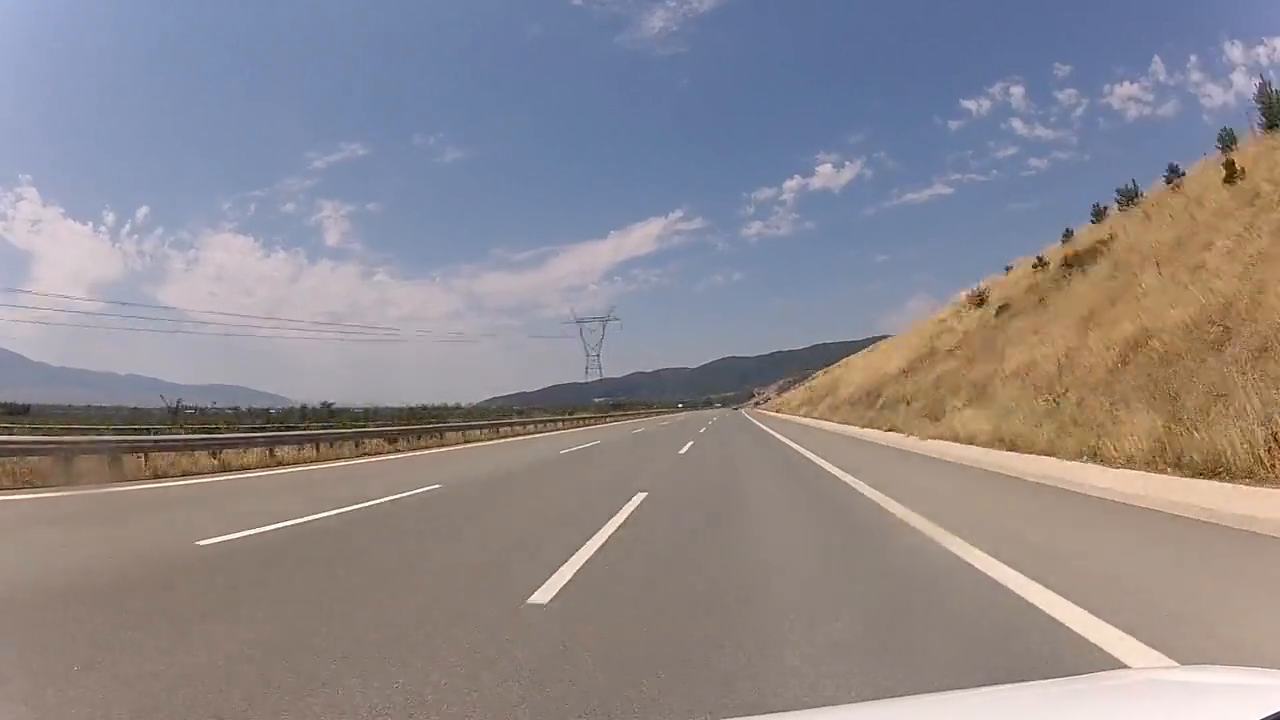
#> input picture frame 24 of DVA472/Video_2.mp4, 1280 x 720 px, given in place of Video_1.mp4, which was not available
$ python Lane_trans.py
#> lines starting #> are read from the running program, lines starting #| are printed output that depends on the picture
import numpy as np
import argparse
import cv2
import argparse

ap = argparse.ArgumentParser() # Create argument parser
ap.add_argument('-tl',type= float) # User input lower threshold
ap.add_argument('-th',type= float) # User input higher threshold
args = vars(ap.parse_args())
TL = args['tl'] # Save argument as variable
TH = args['th'] # Save argument as variable
cap = cv2.VideoCapture('/home/odroid/Desktop/Canny/Video_1.mp4') # Input video

while(1): # Loop
    ret, frame = cap.read() # Read frames
#> frame is the input picture: shape (720, 1280, 3); mean B, G, R 141.9, 137.3, 142.7
    gray_vid = cv2.cvtColor(frame, cv2.IMREAD_GRAYSCALE) # Change from colour to grayscale

    cv2.imshow('Original',frame) # Show the original frame input
    edged_frame = cv2.Canny(frame,TL,TH) # Apply canny filter
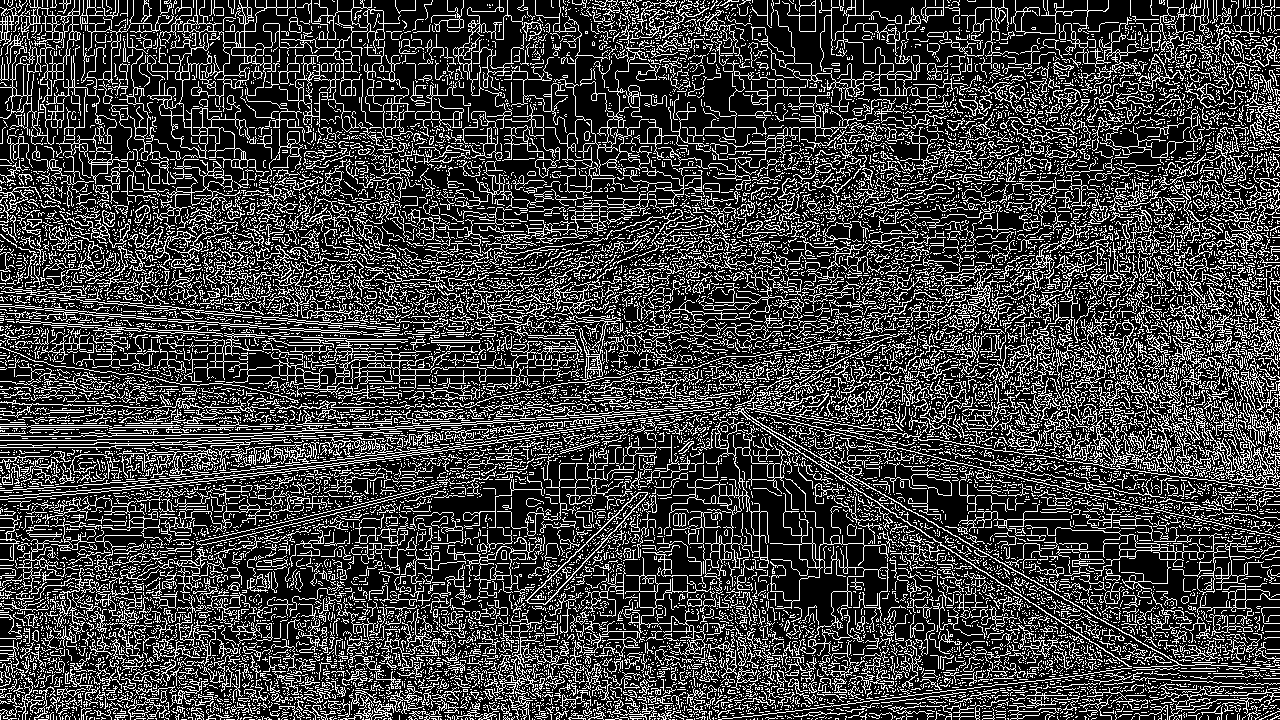
#> edged_frame: shape (720, 1280); 24.7% white in thin lines or dots
    cv2.imshow('Edges',edged_frame) # Show Canny image

    #region_of_i = [(0,hight), (width / 2, hight / 2), (width,hight),]

    if cv2.waitKey(1) & 0xFF == ord('q'): # If 'q' is pressed, end loop
#> (key q is pressed here)
        break
cap.release()
cv2.destroyAllWindows() # close all windows

$ run again, starting later in the video
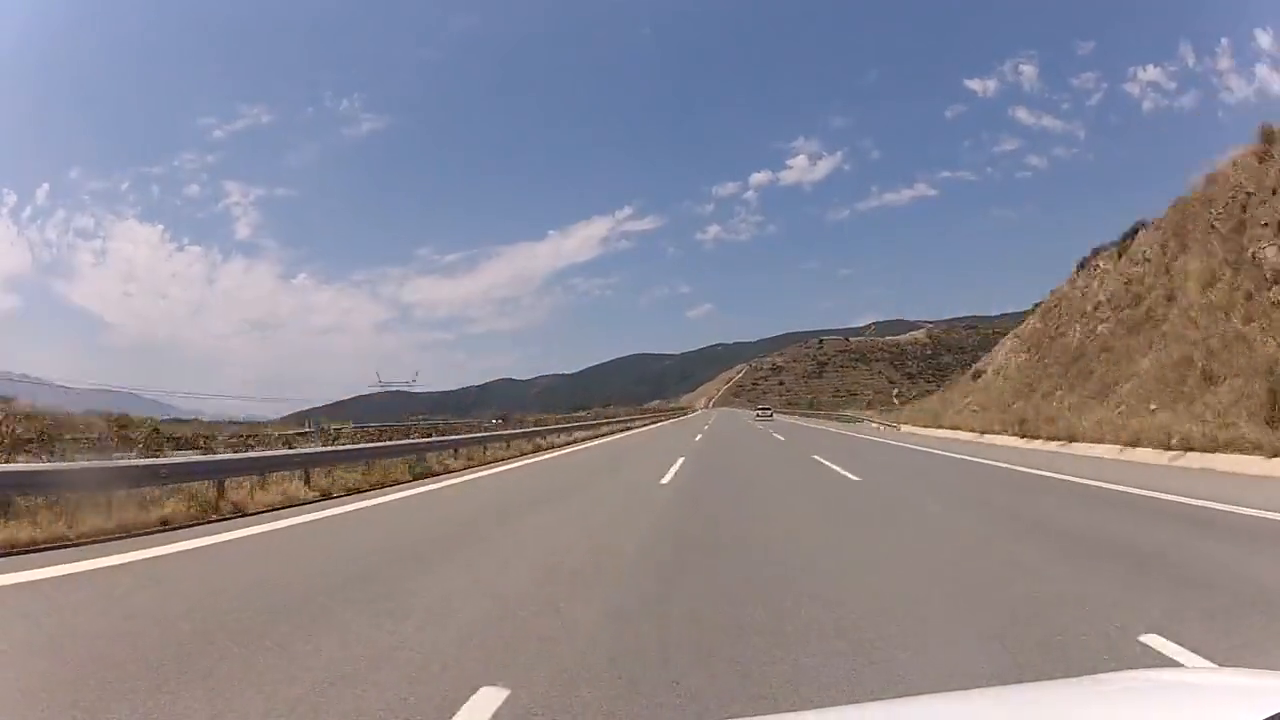
#> input picture frame 111 of DVA472/Video_2.mp4, 1280 x 720 px, given in place of Video_1.mp4, which was not available
#> frame is the input picture: shape (720, 1280, 3); mean B, G, R 146.6, 136.5, 139.6
#> `edged_frame = cv2.Canny(frame,TL,TH)`:
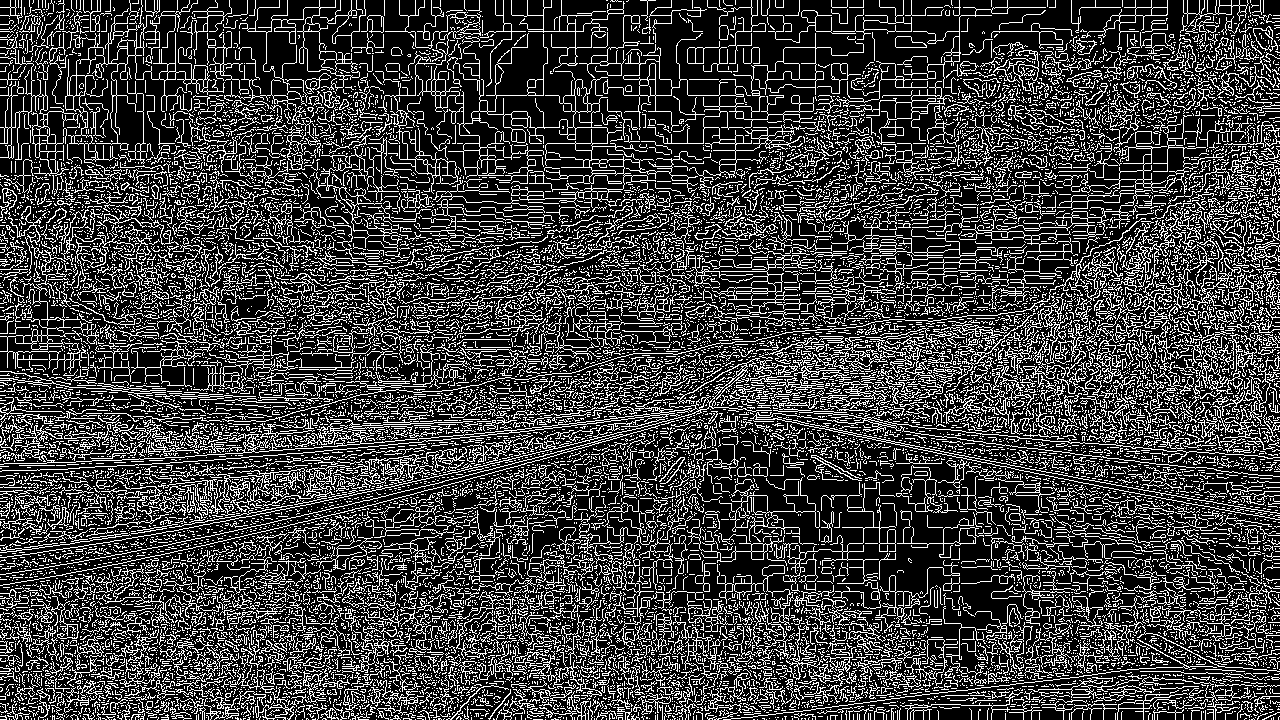
#> edged_frame: shape (720, 1280); 24.4% white in thin lines or dots

$ run again, starting later in the video
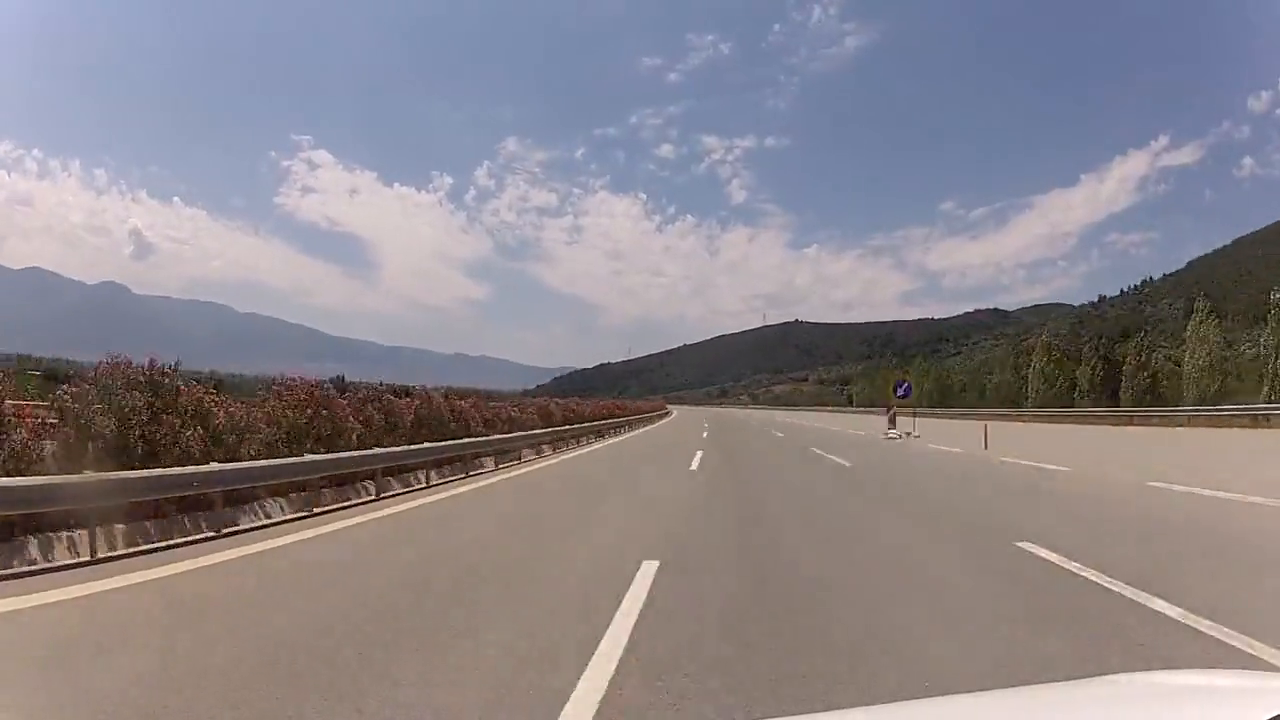
#> input picture frame 198 of DVA472/Video_2.mp4, 1280 x 720 px, given in place of Video_1.mp4, which was not available
#> frame is the input picture: shape (720, 1280, 3); mean B, G, R 137.6, 132.3, 138.5
#> `edged_frame = cv2.Canny(frame,TL,TH)`:
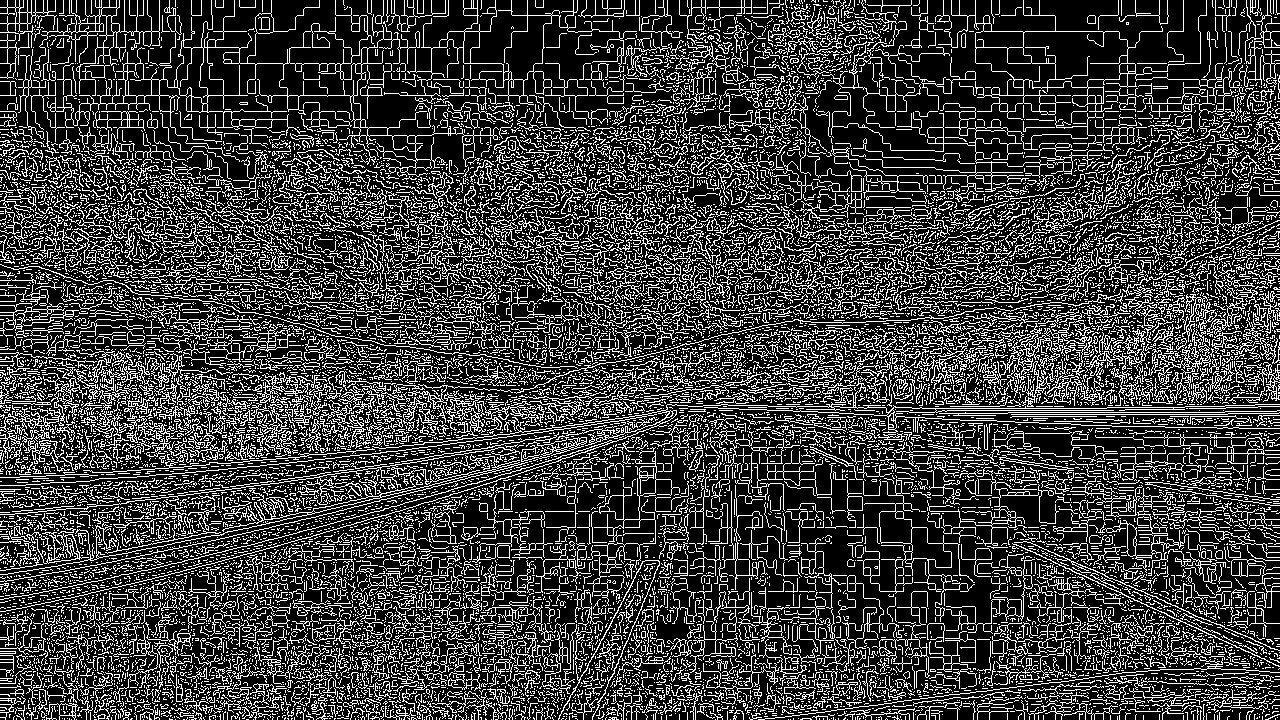
#> edged_frame: shape (720, 1280); 24.1% white in thin lines or dots
